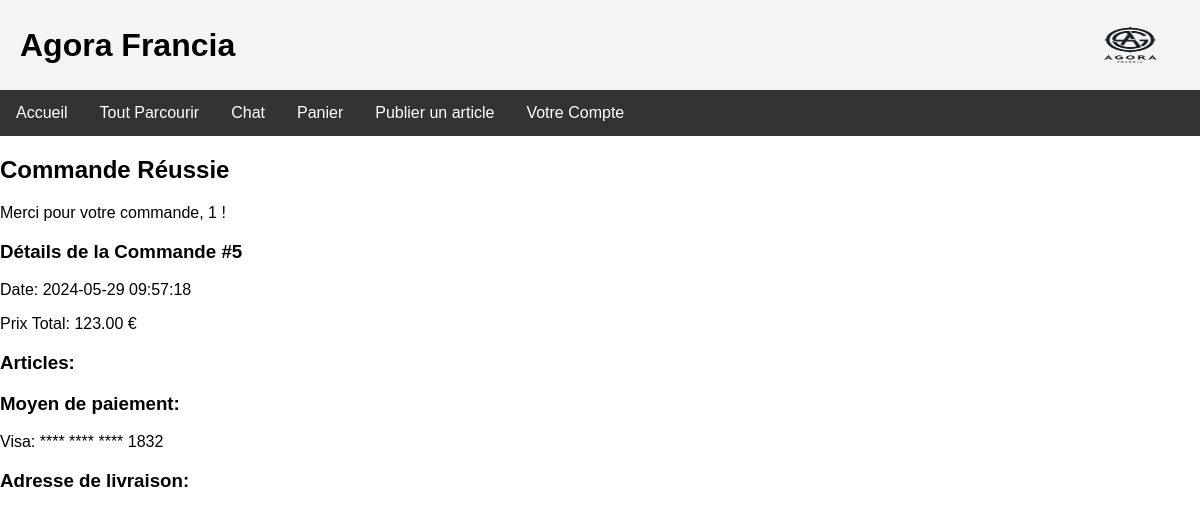
The app's page /order_success.php?id=5 (signed in), older data.
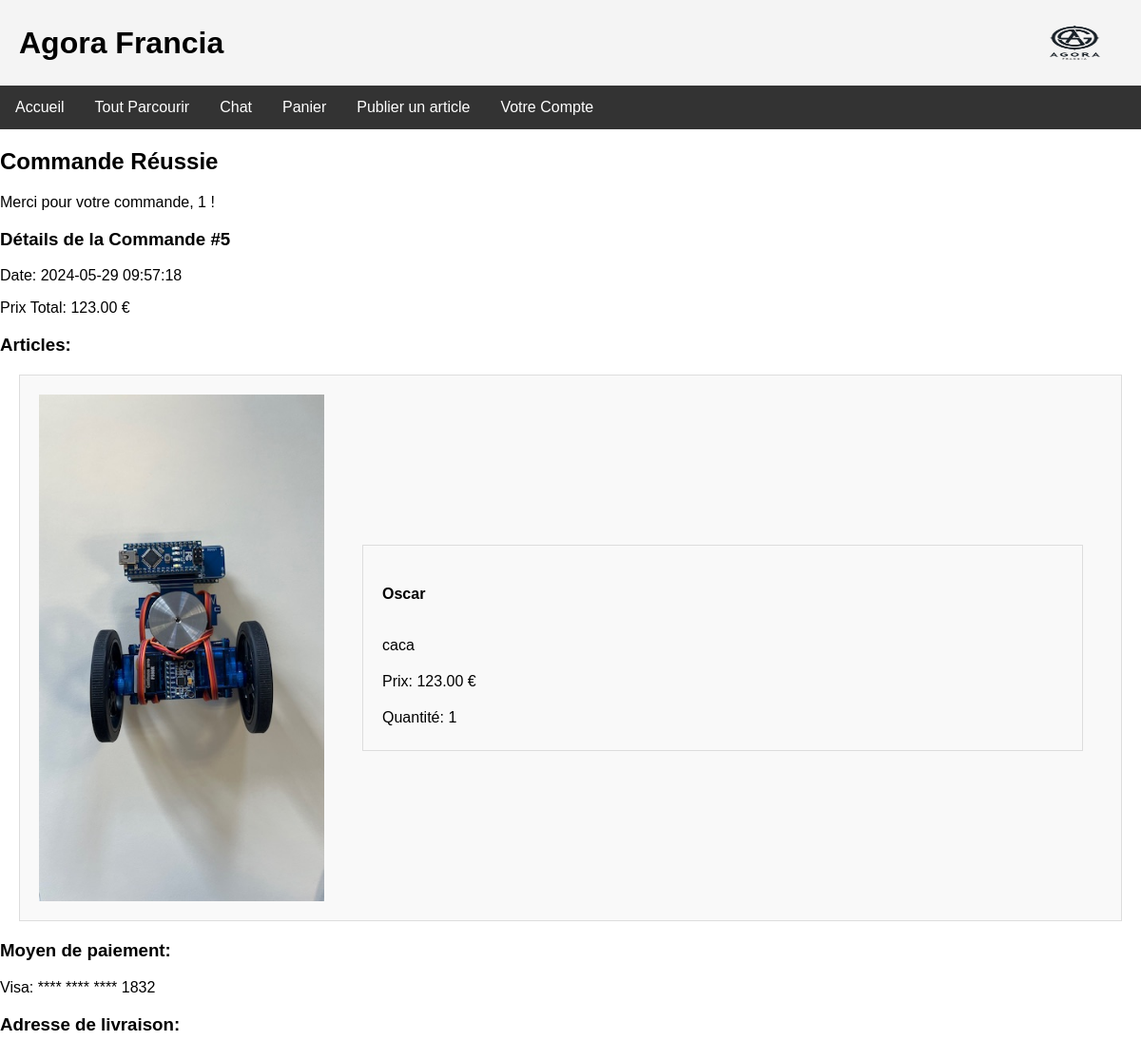
The same page, newer data.
### tables this page shows
CREATE TABLE `commandes_articles` (
  `id` int(11) NOT NULL,
  `commande_id` int(11) NOT NULL,
  `article_id` int(11) NOT NULL,
  `quantite` int(11) NOT NULL
);

CREATE TABLE `articles` (
  `id` int(11) NOT NULL,
  `nom` varchar(100) DEFAULT NULL,
  `description` text,
  `categorie` enum('meubles','objets_art','accessoire_vip','materiels_scolaires') DEFAULT NULL,
  `prix` decimal(10,2) DEFAULT NULL,
  `quantite` int(11) DEFAULT NULL,
  `vendeur_id` int(11) DEFAULT NULL,
  `date_ajout` timestamp NOT NULL DEFAULT CURRENT_TIMESTAMP,
  `type_vente` enum('immediate','negociation','enchere') DEFAULT NULL,
  `etat` enum('neuf avec etiquette','neuf sans etiquette','tres bon etat','bon etat','satisfaisant') DEFAULT NULL,
  `photo` varchar(255) DEFAULT NULL,
  `video` varchar(255) DEFAULT NULL
);

### order_success.php (the view, shortened to what this page needs)
<?php
include 'db_connect.php';
$user_id = $_SESSION['user_id'];
$commande_id = $_GET['id'];
try {
    $stmt = $pdo->prepare("SELECT * FROM commandes WHERE id = ? AND acheteur_id = ?");
    $stmt->execute([$commande_id, $user_id]);
    $commande = $stmt->fetch();
    $stmt = $pdo->prepare("SELECT a.nom, a.description, a.photo, a.prix, ca.quantite FROM commandes_articles ca JOIN articles a ON ca.article_id = a.id WHERE ca.commande_id = ?");
    $stmt->execute([$commande_id]);
    $articles = $stmt->fetchAll();
    $stmt = $pdo->prepare("SELECT c.type_carte, c.numero_carte FROM cartes c JOIN commandes cmd ON c.utilisateur_id = cmd.acheteur_id WHERE cmd.id = ?");
    $stmt->execute([$commande_id]);
    $carte = $stmt->fetch();
} catch (PDOException $e) {
    echo "Erreur: " . $e->getMessage();
    die();
}
?>
<!DOCTYPE html>
<html lang="fr">
<head>
    <link href="style.css" rel="stylesheet" type="text/css" />
</head>
<body>
<div class="wrapper">
    <div class="header">
        <h1>Agora Francia</h1>
        <div class="logo-notification">
            <img src="logo.png" width="100" height="100" alt="logoAgora">
        </div>
    </div>
    <div class="navigation">
        <a href="index.html"><i class="fas fa-home"></i> Accueil</a>
        <a href="browse.php"><i class="fas fa-th-list"></i> Tout Parcourir</a>
        <a href="chat.php"><i class="fas fa-comments"></i> Chat</a>
        <a href="cart.php"><i class="fas fa-shopping-cart"></i> Panier</a>
        <?php if (isset($_SESSION['user_id'])): ?>
            <a href="publish_article.php">Publier un article</a>
        <?php endif; ?>
        <div class="dropdown">
            <a href="#votrecompte" class="dropbtn"><i class="fas fa-user"></i> Votre Compte</a>
        </div>
    </div>
    <h2>Commande Réussie</h2>
    <p>Merci pour votre commande, <?php echo htmlspecialchars($user_id); ?> !</p>
    <h3>Détails de la Commande #<?php echo htmlspecialchars($commande_id); ?></h3>
    <p>Date: <?php echo htmlspecialchars($commande['date_commande']); ?></p>
    <p>Prix Total: <?php echo htmlspecialchars($commande['prix_total']); ?> €</p>
    <h3>Articles:</h3>
    <?php foreach ($articles as $article): ?>
        <div class="article-container">
            <?php if ($article['photo']): ?>
                <img src="<?php echo htmlspecialchars($article['photo']); ?>" alt="Photo de l'article" class="article-photo">
            <?php endif; ?>
            <div class="article-details">
                <h4><?php echo htmlspecialchars($article['nom']); ?></h4>
                <p><?php echo htmlspecialchars($article['description']); ?></p>
                <p>Prix: <?php echo htmlspecialchars($article['prix']); ?> €</p>
                <p>Quantité: <?php echo htmlspecialchars($article['quantite']); ?></p>
            </div>
        </div>
    <?php endforeach; ?>
    <h3>Moyen de paiement:</h3>
    <p><?php echo htmlspecialchars($carte['type_carte']); ?>: **** **** **** <?php echo htmlspecialchars(substr($carte['numero_carte'], -4)); ?></p>
    <h3>Adresse de livraison:</h3>
</div>
</body>
</html>

Row changes from the older to the newer data that the page shows:
added commandes_articles: article.photo (picture), article.nom "Oscar", article.description "caca", article.prix "123.00", quantite "1"
